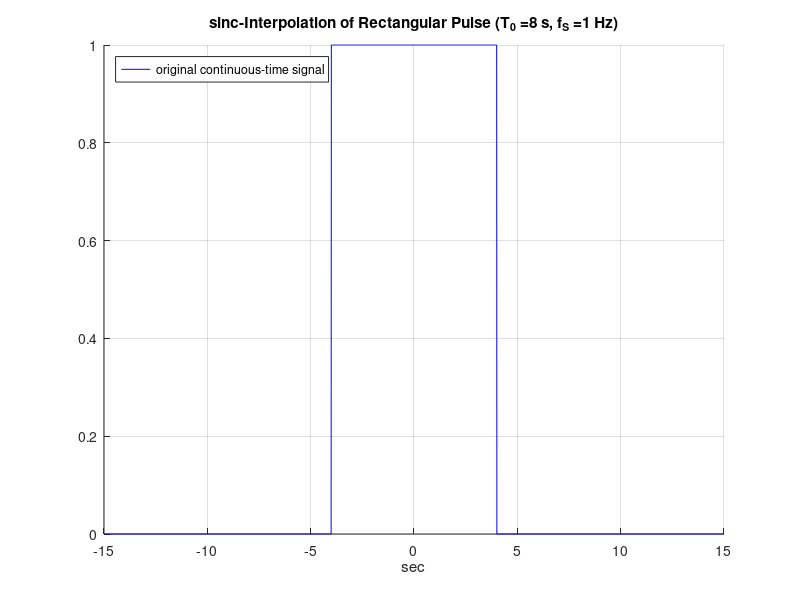

MATLAB code to generate this figure: (Note: this script raises an error after producing the figure.)
%%%%%%%%%%%%%%%%%%%%%%%%%%%%%%%%%%%%%%%%%%%%%%%%%%%%%%%%%%%%%%%%%%
% DSVB Part 1
% Exercise 2: A/D and D/A Conversion
% Waj, HSLU-T&A
%%%%%%%%%%%%%%%%%%%%%%%%%%%%%%%%%%%%%%%%%%%%%%%%%%%%%%%%%%%%%%%%%%

%%%%%% 2.3 Perfect Reconstruction
clear all;close all;

%% 
% Parameters for experimentation
stype = 0;      % signal type to be analyzed: 
                %   0 = rectangular pulse
                %   1 = sinusoidal

T0 = 8.0;       % width of rectangular pulse in s 
f0 = 0.33;      % frequency of sinusoidal in Hz

res = 0.01;        % resolution for "continuous" time in sec
tww = [-15 15];   % left and right limit of relevant time window in sec
fs  = 1;          % sample frequency in Hz (must be integer)

%%
% "continuous" time vector
t=[tww(1):res:tww(2)];
% Generation of original signal
if stype == 0
    % rectangular pulse: x(t) = 1 for |t| <= T0/2
    %                    x(t) = 0 otherwise
    x_cont = ones(size(t));
    idx0 = find(abs(t)>T0/2); 
    x_cont(idx0) = zeros(size(idx0));
    tstr = strcat(' Rectangular Pulse (T_0 = ',int2str(T0),' s');
else
    % sinusoidal
    x_cont = sin(2*pi*f0*t);
    tstr = strcat(' Sinusoidal (f_0 = ',num2str(f0),' Hz');
end  
% Calculate sample time points
n = downsample(t,1/(res*fs));
% setup figure
set(figure,'Name','Perfect Reconstruction'); hold on; grid on;
title(strcat('sinc-Interpolation of ',tstr,', f_S = ',int2str(fs),' Hz)')); 
xlabel('sec')
% plot "continuous-time" signal
plot(t,x_cont,'b');  
legend('original continuous-time signal','Location','NorthWest')

%%
% perform interpolation by superpostion of weighted sinc-functions
x_sample = zeros(size(n));  % init sampled signals
x_inpol = zeros(size(t));   % init superposition sum 
for k=1:length(n)
    % get k-th sample value 
    x_sample(k) = x_cont(find(t==n(k)));
    % calculate k-th weighted sinc function
    ipf = x_sample(k)*sinc_sh(t,fs,n(k));
    % accumulate k-th weighted sinc function
    x_inpol = x_inpol + ipf;
    % plot k-th weighted sinc function with red dashed line
    plot(t,ipf,'r:');
end
% plot sample values and interpolated signal
stem(n,x_sample,'g');
plot(t,x_inpol,'k');
% calculate SNR
snr_inpol = snr(x_inpol, x_cont-x_inpol)

